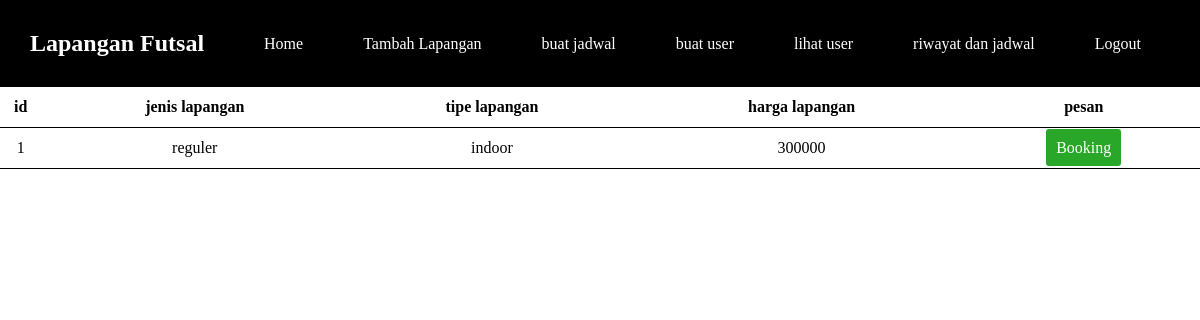
The page /buat.php (signed in) on the database its author committed.
### tables this page shows
CREATE TABLE `lapangan` (
  `id` int NOT NULL,
  `jenis` varchar(255) NOT NULL,
  `tipe` varchar(255) NOT NULL,
  `harga` int NOT NULL
);

### buat.php (the view, shortened to what this page needs)
<?php
require './config.php';
$query = mysqli_query($conn, "SELECT * FROM lapangan");
?>
<!DOCTYPE html>
<html lang="en">
<head>
    <link rel="stylesheet" href="./css/navbar.css">
    <link rel="stylesheet" href="./css/buat.css">
</head>
<body>
    <?php include './navbar.php' ?>
    <table>
        <tr>
            <th>id</th>
            <th>jenis lapangan</th>
            <th>tipe lapangan</th>
            <th>harga lapangan</th>
            <th>pesan</th>
        </tr>
        <?php while ($data = mysqli_fetch_assoc($query)) : ?>
            <tr>
                <td><?= $data['id'] ?></td>
                <td><?= $data['jenis'] ?></td>
                <td><?= $data['tipe'] ?></td>
                <td><?= $data['harga'] ?></td>
                <td><a href="./book.php?id= <?= $data['id'] ?>" class="book">Booking</a></td>
            </tr>
        <?php endwhile ?>
    </table>
</body>
</html>

### css/navbar.css (style rules this page uses)
* { padding: 0; margin: 0; }

### css/buat.css (style rules this page uses)
table { width: 100%; border-collapse: collapse; }
td, th { border-bottom: 1px solid black; height: 40px; text-align: center; }
.book { color: white; background-color: rgb(41, 167, 41); padding: 10px 10px; border-radius: 3px; text-decoration: none; }

### rows shown on the page
lapangan: id "1", jenis "reguler", tipe "indoor", harga "300000"
